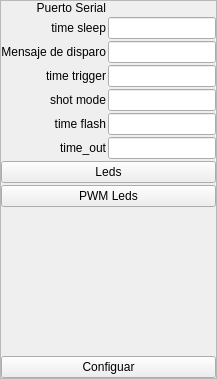
               <widget class="QFrame" name="fm_buttons_sc">
                <property name="frameShape">
                 <enum>QFrame::StyledPanel</enum>
                </property>
                <property name="frameShadow">
                 <enum>QFrame::Raised</enum>
                </property>
                <layout class="QVBoxLayout" name="verticalLayout_5">
                 <property name="spacing">
                  <number>2</number>
                 </property>
                 <property name="leftMargin">
                  <number>0</number>
                 </property>
                 <property name="topMargin">
                  <number>0</number>
                 </property>
                 <property name="rightMargin">
                  <number>0</number>
                 </property>
                 <property name="bottomMargin">
                  <number>0</number>
                 </property>
                 <item>
                  <layout class="QGridLayout" name="gridLayout">
                   <item row="6" column="0">
                    <widget class="QLabel" name="label_11">
                     <property name="text">
                      <string>&lt;html&gt;&lt;head/&gt;&lt;body&gt;&lt;p align=&quot;right&quot;&gt;time_out&lt;/p&gt;&lt;/body&gt;&lt;/html&gt;</string>
                     </property>
                    </widget>
                   </item>
                   <item row="1" column="0">
                    <widget class="QLabel" name="label_5">
                     <property name="text">
                      <string>&lt;html&gt;&lt;head/&gt;&lt;body&gt;&lt;p align=&quot;right&quot;&gt;time sleep&lt;/p&gt;&lt;/body&gt;&lt;/html&gt;</string>
                     </property>
                    </widget>
                   </item>
                   <item row="0" column="0">
                    <widget class="QLabel" name="label_2">
                     <property name="text">
                      <string>&lt;html&gt;&lt;head/&gt;&lt;body&gt;&lt;p align=&quot;right&quot;&gt;Puerto Serial&lt;/p&gt;&lt;/body&gt;&lt;/html&gt;</string>
                     </property>
                    </widget>
                   </item>
                   <item row="2" column="1">
                    <widget class="QLineEdit" name="le_shotMessage"/>
                   </item>
                   <item row="1" column="1">
                    <widget class="QLineEdit" name="le_timeSleepc"/>
                   </item>
                   <item row="2" column="0">
                    <widget class="QLabel" name="label_4">
                     <property name="text">
                      <string>&lt;html&gt;&lt;head/&gt;&lt;body&gt;&lt;p align=&quot;right&quot;&gt;Mensaje de disparo&lt;/p&gt;&lt;/body&gt;&lt;/html&gt;</string>
                     </property>
                    </widget>
                   </item>
                   <item row="3" column="0">
                    <widget class="QLabel" name="label_8">
                     <property name="text">
                      <string>&lt;html&gt;&lt;head/&gt;&lt;body&gt;&lt;p align=&quot;right&quot;&gt;time trigger&lt;/p&gt;&lt;/body&gt;&lt;/html&gt;</string>
                     </property>
                    </widget>
                   </item>
                   <item row="4" column="0">
                    <widget class="QLabel" name="label_9">
                     <property name="text">
                      <string>&lt;html&gt;&lt;head/&gt;&lt;body&gt;&lt;p align=&quot;right&quot;&gt;shot mode&lt;/p&gt;&lt;/body&gt;&lt;/html&gt;</string>
                     </property>
                    </widget>
                   </item>
                   <item row="4" column="1">
                    <widget class="QLineEdit" name="le_shotMode"/>
                   </item>
                   <item row="3" column="1">
                    <widget class="QLineEdit" name="le_timeTrigger"/>
                   </item>
                   <item row="5" column="1">
                    <widget class="QLineEdit" name="le_timeFlash"/>
                   </item>
                   <item row="6" column="1">
                    <widget class="QLineEdit" name="le_timeOut"/>
                   </item>
                   <item row="5" column="0">
                    <widget class="QLabel" name="label_10">
                     <property name="text">
                      <string>&lt;html&gt;&lt;head/&gt;&lt;body&gt;&lt;p align=&quot;right&quot;&gt;time flash&lt;/p&gt;&lt;/body&gt;&lt;/html&gt;</string>
                     </property>
                    </widget>
                   </item>
                   <item row="0" column="1">
                    <widget class="QLabel" name="lb_sc_port">
                     <property name="text">
                      <string/>
                     </property>
                    </widget>
                   </item>
                  </layout>
                 </item>
                 <item>
                  <widget class="QPushButton" name="pb_sc_leds">
                   <property name="text">
                    <string>Leds</string>
                   </property>
                  </widget>
                 </item>
                 <item>
                  <widget class="QPushButton" name="pb_sc_PWMleds">
                   <property name="text">
                    <string>PWM Leds</string>
                   </property>
                  </widget>
                 </item>
                 <item>
                  <spacer name="verticalSpacer">
                   <property name="orientation">
                    <enum>Qt::Vertical</enum>
                   </property>
                   <property name="sizeHint" stdset="0">
                    <size>
                     <width>20</width>
                     <height>147</height>
                    </size>
                   </property>
                  </spacer>
                 </item>
                 <item>
                  <widget class="QPushButton" name="pb_sc_configuration">
                   <property name="text">
                    <string>Configuar</string>
                   </property>
                  </widget>
                 </item>
                </layout>
               </widget>
